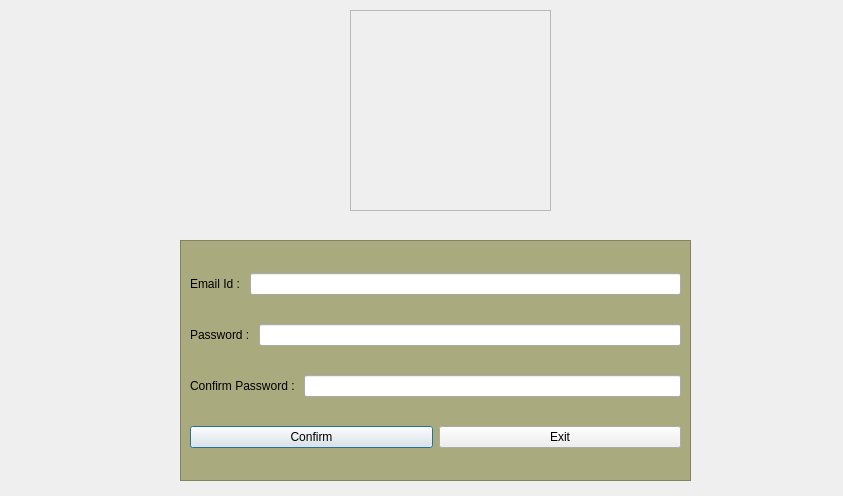
<?xml version="1.0" encoding="UTF-8"?>
<ui version="4.0">
 <class>Dialog</class>
 <widget class="QDialog" name="Dialog">
  <property name="geometry">
   <rect>
    <x>0</x>
    <y>0</y>
    <width>843</width>
    <height>496</height>
   </rect>
  </property>
  <property name="windowTitle">
   <string>Dialog</string>
  </property>
  <widget class="QFrame" name="frame">
   <property name="geometry">
    <rect>
     <x>180</x>
     <y>240</y>
     <width>511</width>
     <height>241</height>
    </rect>
   </property>
   <property name="styleSheet">
    <string notr="true">QFrame
{
background: #aaaa7f;
}</string>
   </property>
   <property name="frameShape">
    <enum>QFrame::StyledPanel</enum>
   </property>
   <property name="frameShadow">
    <enum>QFrame::Raised</enum>
   </property>
   <layout class="QGridLayout" name="gridLayout">
    <item row="0" column="0">
     <layout class="QHBoxLayout" name="horizontalLayout">
      <item>
       <widget class="QLabel" name="label_1">
        <property name="text">
         <string>Email Id : </string>
        </property>
       </widget>
      </item>
      <item>
       <widget class="QLineEdit" name="email_lineEdit"/>
      </item>
     </layout>
    </item>
    <item row="1" column="0">
     <layout class="QHBoxLayout" name="horizontalLayout_2">
      <item>
       <widget class="QLabel" name="label_2">
        <property name="text">
         <string>Password : </string>
        </property>
       </widget>
      </item>
      <item>
       <widget class="QLineEdit" name="password_lineEdit">
        <property name="echoMode">
         <enum>QLineEdit::Password</enum>
        </property>
       </widget>
      </item>
     </layout>
    </item>
    <item row="2" column="0">
     <layout class="QHBoxLayout" name="horizontalLayout_3">
      <item>
       <widget class="QLabel" name="label_3">
        <property name="text">
         <string>Confirm Password : </string>
        </property>
       </widget>
      </item>
      <item>
       <widget class="QLineEdit" name="confirmPassword_lineEdit">
        <property name="echoMode">
         <enum>QLineEdit::Password</enum>
        </property>
       </widget>
      </item>
     </layout>
    </item>
    <item row="3" column="0">
     <layout class="QHBoxLayout" name="horizontalLayout_4">
      <item>
       <widget class="QPushButton" name="confirm_button">
        <property name="text">
         <string>Confirm</string>
        </property>
       </widget>
      </item>
      <item>
       <widget class="QPushButton" name="exit_button">
        <property name="text">
         <string>Exit</string>
        </property>
       </widget>
      </item>
     </layout>
    </item>
   </layout>
  </widget>
  <widget class="QFrame" name="frame_2">
   <property name="geometry">
    <rect>
     <x>350</x>
     <y>10</y>
     <width>201</width>
     <height>201</height>
    </rect>
   </property>
   <property name="styleSheet">
    <string notr="true">QFrame
{
background-image: url(&quot;E:/QtCreator/signup_icon.png&quot;);
}</string>
   </property>
   <property name="frameShape">
    <enum>QFrame::StyledPanel</enum>
   </property>
   <property name="frameShadow">
    <enum>QFrame::Raised</enum>
   </property>
  </widget>
 </widget>
 <resources/>
 <connections/>
</ui>
